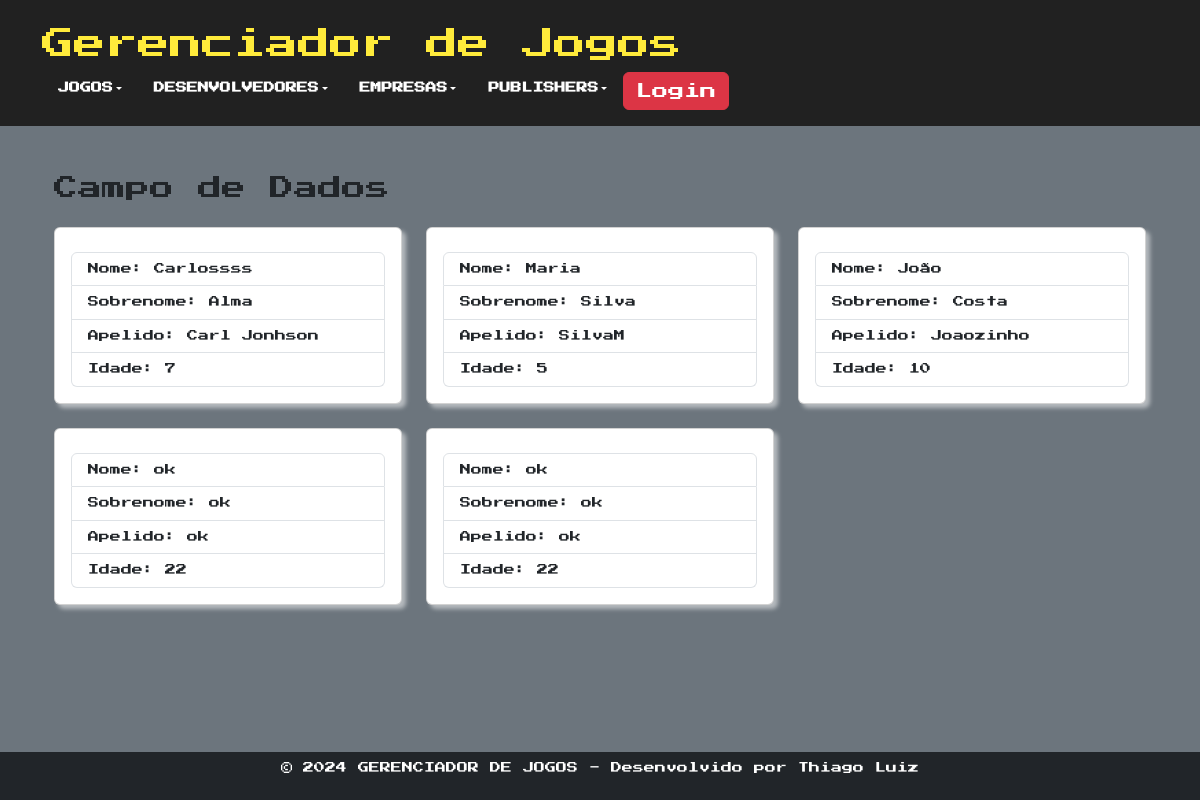
Screenshot of /listar/?model=dev with the database file from the repository.
### games/models.py (models this page shows, shortened)
class Dev (models.Model):
    enterprises = models.ManyToManyField(Enterprise)
    dev_name = models.CharField(max_length=30)
    dev_last_name = models.CharField(max_length=30)
    dev_nickname = models.CharField(max_length=30)
    dev_years = models.PositiveIntegerField()

### games/views.py (the view)
# urls.py: path('listar/', DataList.as_view(), name='listar'),
class DataList(TemplateView):
    template_name = 'listar_dados.html'
    def get_context_data(self, **kwargs):
        context = super().get_context_data(**kwargs)
        model_choice = self.request.GET.get('model', 'game')
        if model_choice == 'game':
            model = Game
            form_class = GameForm
        elif model_choice == 'enterprise':
            model = Enterprise
            form_class = EnterpriseForm
        elif model_choice == 'dev':
            model = Dev
            form_class = DevForm
        elif model_choice == 'publisher':
            model = Publisher
            form_class = PublisherForm
        else:
            model = Game
            form_class = GameForm
        items = model.objects.all()
        field_names = [field for field in form_class._meta.fields]
        field_label = {field: form_class._meta.labels.get(field) for field in field_names}
        items_with_fields = []
        for item in items:
            item_data = {}
            for field in model._meta.get_fields():
                if field.concrete:
                    field_name = field.name
                    field_value = getattr(item, field_name)
                    if field_name in field_label:
                        item_data[field_label[field_name]] = field_value
                    else:
                        item_data[field_name] = field_value
            items_with_fields.append(item_data)
        context['items_with_fields'] = items_with_fields
        context['model_choice'] = model_choice
        return context

### games/templates/listar_dados.html (shortened to what this page needs)
{% extends 'base.html' %}
{% block content %}
<body>
  <div class="container mt-5">
    <h1 class="press-start-font fs-4">Campo de Dados</h1>
    <div class="row">
      {% for item_data in items_with_fields %}
        <div class="col-md-4 mb-4">
          <div class="card custom-shadow">
            <div class="card-body">
              <ul class="list-group">
                {% for field, value in item_data.items %}
                  {% if forloop.counter <= 5 %}
                    {% if field != "id" %}
                      <li class="list-group-item">
                        <strong>{{ field }}:</strong> {{ value }}
                      </li>
                    {% endif %}
                  {% endif %}
                {% endfor %}
              </ul>
            </div>
          </div>
        </div>
      {% endfor %}
    </div>
  </div>
</body>
{% endblock %}

### games/templates/base.html (style rules this page uses)
.press-start-font { font-family: "Press Start 2P", serif; font-size: 11px; font-style: normal; font-weight: 300; }
.custom-shadow { box-shadow: 4px 4px 4px rgba(255, 255, 255, 0.5); }

### rows the page displays
Dev: item_data "Carlossss" "Alma" "Carl Jonhson"
Dev: item_data "Maria" "Silva" "SilvaM"
Dev: item_data "João" "Costa" "Joaozinho"
Dev: item_data "ok" "ok" "ok"
Dev: item_data "ok" "ok" "ok"

### other values shown
{{ field }} "Nome" "Sobrenome" "Apelido" "Idade" "Nome" "Sobrenome" "Apelido" "Idade" "Nome" "Sobrenome" "Apelido" "Idade" "Nome" "Sobrenome" "Apelido" "Idade" "Nome" "Sobrenome" "Apelido" "Idade"
{{ value }} "7" "5" "10" "22" "22"
